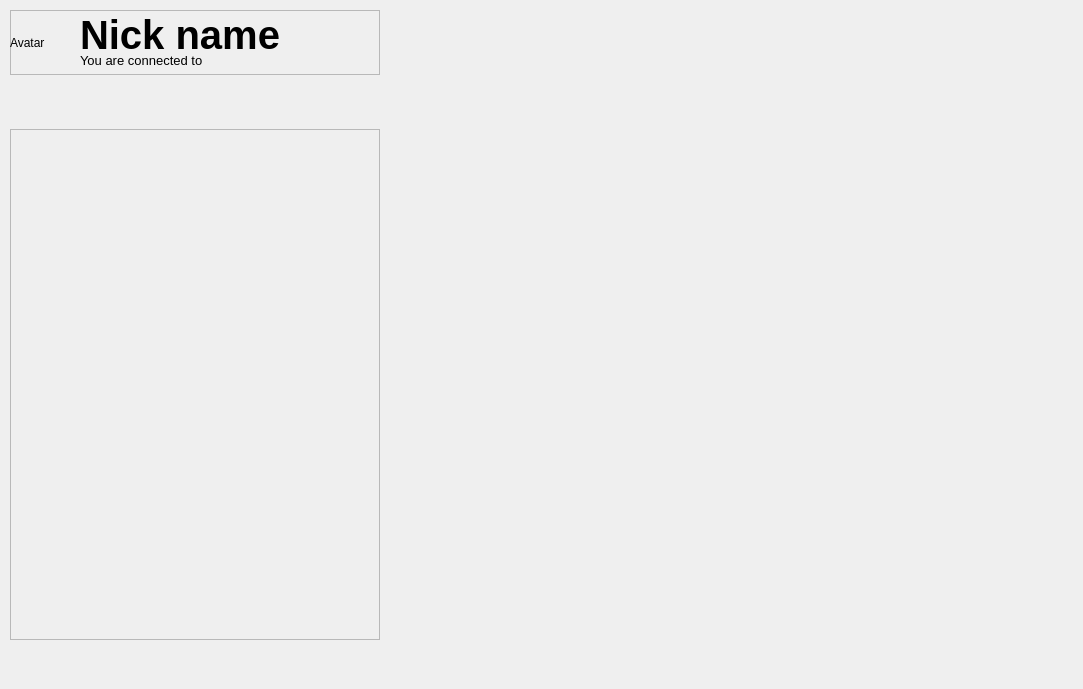
<?xml version="1.0" encoding="UTF-8"?>
<ui version="4.0">
 <class>Frame</class>
 <widget class="QFrame" name="Frame">
  <property name="geometry">
   <rect>
    <x>0</x>
    <y>0</y>
    <width>1083</width>
    <height>689</height>
   </rect>
  </property>
  <property name="windowTitle">
   <string>Frame</string>
  </property>
  <widget class="QPushButton" name="btn_connect">
   <property name="geometry">
    <rect>
     <x>10</x>
     <y>80</y>
     <width>40</width>
     <height>40</height>
    </rect>
   </property>
   <property name="text">
    <string/>
   </property>
   <property name="icon">
    <iconset>
     <normaloff>../images/connect.png</normaloff>../images/connect.png</iconset>
   </property>
   <property name="iconSize">
    <size>
     <width>35</width>
     <height>35</height>
    </size>
   </property>
   <property name="flat">
    <bool>true</bool>
   </property>
  </widget>
  <widget class="QPushButton" name="btn_setup">
   <property name="geometry">
    <rect>
     <x>70</x>
     <y>80</y>
     <width>40</width>
     <height>40</height>
    </rect>
   </property>
   <property name="text">
    <string/>
   </property>
   <property name="icon">
    <iconset>
     <normaloff>../images/setup.png</normaloff>../images/setup.png</iconset>
   </property>
   <property name="iconSize">
    <size>
     <width>35</width>
     <height>35</height>
    </size>
   </property>
   <property name="flat">
    <bool>true</bool>
   </property>
  </widget>
  <widget class="QFrame" name="frm_user">
   <property name="geometry">
    <rect>
     <x>10</x>
     <y>10</y>
     <width>370</width>
     <height>65</height>
    </rect>
   </property>
   <property name="frameShape">
    <enum>QFrame::StyledPanel</enum>
   </property>
   <property name="frameShadow">
    <enum>QFrame::Raised</enum>
   </property>
   <widget class="QLabel" name="lbl_user_nick">
    <property name="geometry">
     <rect>
      <x>70</x>
      <y>0</y>
      <width>300</width>
      <height>50</height>
     </rect>
    </property>
    <property name="font">
     <font>
      <pointsize>30</pointsize>
      <weight>75</weight>
      <bold>true</bold>
     </font>
    </property>
    <property name="text">
     <string>Nick name</string>
    </property>
   </widget>
   <widget class="QLabel" name="lbl_user_avatar">
    <property name="geometry">
     <rect>
      <x>0</x>
      <y>0</y>
      <width>65</width>
      <height>65</height>
     </rect>
    </property>
    <property name="text">
     <string>Avatar</string>
    </property>
   </widget>
   <widget class="QLabel" name="lbl_user_connected">
    <property name="geometry">
     <rect>
      <x>70</x>
      <y>40</y>
      <width>300</width>
      <height>21</height>
     </rect>
    </property>
    <property name="font">
     <font>
      <pointsize>10</pointsize>
     </font>
    </property>
    <property name="text">
     <string>You are connected to</string>
    </property>
    <property name="textInteractionFlags">
     <set>Qt::LinksAccessibleByMouse|Qt::TextSelectableByMouse</set>
    </property>
   </widget>
  </widget>
  <widget class="QScrollArea" name="area_contacts">
   <property name="geometry">
    <rect>
     <x>10</x>
     <y>129</y>
     <width>370</width>
     <height>511</height>
    </rect>
   </property>
   <property name="widgetResizable">
    <bool>true</bool>
   </property>
   <widget class="QWidget" name="scrollAreaWidgetContents">
    <property name="geometry">
     <rect>
      <x>0</x>
      <y>0</y>
      <width>368</width>
      <height>509</height>
     </rect>
    </property>
   </widget>
  </widget>
  <widget class="QPushButton" name="btn_language">
   <property name="geometry">
    <rect>
     <x>130</x>
     <y>80</y>
     <width>40</width>
     <height>40</height>
    </rect>
   </property>
   <property name="text">
    <string/>
   </property>
   <property name="icon">
    <iconset>
     <normaloff>../images/language.png</normaloff>../images/language.png</iconset>
   </property>
   <property name="iconSize">
    <size>
     <width>35</width>
     <height>35</height>
    </size>
   </property>
   <property name="flat">
    <bool>true</bool>
   </property>
  </widget>
 </widget>
 <resources/>
 <connections/>
</ui>
